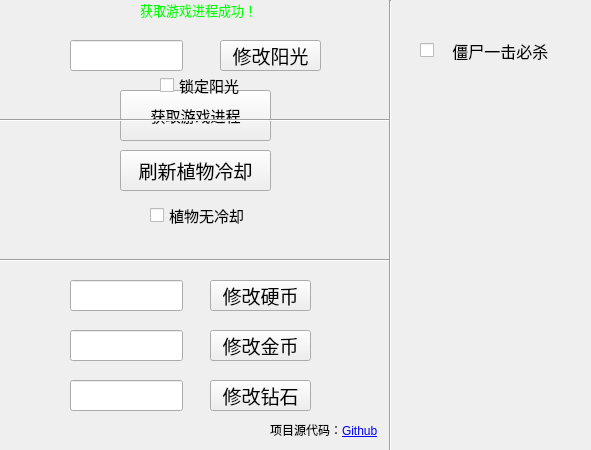
<?xml version="1.0" encoding="UTF-8"?>
<ui version="4.0">
 <class>Widget</class>
 <widget class="QWidget" name="Widget">
  <property name="geometry">
   <rect>
    <x>0</x>
    <y>0</y>
    <width>591</width>
    <height>450</height>
   </rect>
  </property>
  <property name="sizePolicy">
   <sizepolicy hsizetype="Fixed" vsizetype="Fixed">
    <horstretch>0</horstretch>
    <verstretch>0</verstretch>
   </sizepolicy>
  </property>
  <property name="minimumSize">
   <size>
    <width>399</width>
    <height>450</height>
   </size>
  </property>
  <property name="maximumSize">
   <size>
    <width>9999</width>
    <height>9999</height>
   </size>
  </property>
  <property name="windowTitle">
   <string>Widget</string>
  </property>
  <widget class="QPushButton" name="GetWindow">
   <property name="geometry">
    <rect>
     <x>120</x>
     <y>90</y>
     <width>151</width>
     <height>51</height>
    </rect>
   </property>
   <property name="font">
    <font>
     <pointsize>11</pointsize>
    </font>
   </property>
   <property name="text">
    <string>获取游戏进程</string>
   </property>
  </widget>
  <widget class="QLabel" name="YES">
   <property name="geometry">
    <rect>
     <x>140</x>
     <y>0</y>
     <width>111</width>
     <height>20</height>
    </rect>
   </property>
   <property name="font">
    <font>
     <pointsize>10</pointsize>
    </font>
   </property>
   <property name="styleSheet">
    <string notr="true">color: rgb(0, 255, 0);</string>
   </property>
   <property name="text">
    <string>获取游戏进程成功！</string>
   </property>
  </widget>
  <widget class="QLabel" name="NO">
   <property name="enabled">
    <bool>true</bool>
   </property>
   <property name="geometry">
    <rect>
     <x>140</x>
     <y>160</y>
     <width>111</width>
     <height>20</height>
    </rect>
   </property>
   <property name="font">
    <font>
     <pointsize>10</pointsize>
    </font>
   </property>
   <property name="styleSheet">
    <string notr="true">color: rgb(255, 0, 0);</string>
   </property>
   <property name="text">
    <string>无法获取游戏进程！</string>
   </property>
  </widget>
  <widget class="QLineEdit" name="lineEdit">
   <property name="geometry">
    <rect>
     <x>70</x>
     <y>40</y>
     <width>113</width>
     <height>31</height>
    </rect>
   </property>
   <property name="font">
    <font>
     <pointsize>15</pointsize>
    </font>
   </property>
   <property name="text">
    <string/>
   </property>
  </widget>
  <widget class="QPushButton" name="Verify">
   <property name="geometry">
    <rect>
     <x>220</x>
     <y>40</y>
     <width>101</width>
     <height>31</height>
    </rect>
   </property>
   <property name="font">
    <font>
     <pointsize>14</pointsize>
     <bold>false</bold>
    </font>
   </property>
   <property name="text">
    <string>修改阳光</string>
   </property>
  </widget>
  <widget class="QCheckBox" name="ToggleLock">
   <property name="geometry">
    <rect>
     <x>160</x>
     <y>70</y>
     <width>101</width>
     <height>31</height>
    </rect>
   </property>
   <property name="font">
    <font>
     <pointsize>11</pointsize>
    </font>
   </property>
   <property name="text">
    <string>锁定阳光</string>
   </property>
  </widget>
  <widget class="Line" name="line_1">
   <property name="geometry">
    <rect>
     <x>0</x>
     <y>110</y>
     <width>391</width>
     <height>20</height>
    </rect>
   </property>
   <property name="orientation">
    <enum>Qt::Horizontal</enum>
   </property>
  </widget>
  <widget class="QPushButton" name="RefreshCD">
   <property name="geometry">
    <rect>
     <x>120</x>
     <y>150</y>
     <width>151</width>
     <height>41</height>
    </rect>
   </property>
   <property name="font">
    <font>
     <pointsize>14</pointsize>
    </font>
   </property>
   <property name="text">
    <string>刷新植物冷却</string>
   </property>
  </widget>
  <widget class="QCheckBox" name="KeepNoCD">
   <property name="geometry">
    <rect>
     <x>150</x>
     <y>200</y>
     <width>101</width>
     <height>31</height>
    </rect>
   </property>
   <property name="font">
    <font>
     <pointsize>11</pointsize>
    </font>
   </property>
   <property name="text">
    <string>植物无冷却</string>
   </property>
  </widget>
  <widget class="Line" name="line_2">
   <property name="geometry">
    <rect>
     <x>0</x>
     <y>250</y>
     <width>391</width>
     <height>20</height>
    </rect>
   </property>
   <property name="orientation">
    <enum>Qt::Horizontal</enum>
   </property>
  </widget>
  <widget class="QLineEdit" name="edit_coin">
   <property name="geometry">
    <rect>
     <x>70</x>
     <y>280</y>
     <width>113</width>
     <height>31</height>
    </rect>
   </property>
  </widget>
  <widget class="QLineEdit" name="edit_golden_coin">
   <property name="geometry">
    <rect>
     <x>70</x>
     <y>330</y>
     <width>113</width>
     <height>31</height>
    </rect>
   </property>
  </widget>
  <widget class="QLineEdit" name="edit_diamond">
   <property name="geometry">
    <rect>
     <x>70</x>
     <y>380</y>
     <width>113</width>
     <height>31</height>
    </rect>
   </property>
  </widget>
  <widget class="QPushButton" name="Verify_coin">
   <property name="geometry">
    <rect>
     <x>210</x>
     <y>280</y>
     <width>101</width>
     <height>31</height>
    </rect>
   </property>
   <property name="font">
    <font>
     <pointsize>14</pointsize>
    </font>
   </property>
   <property name="text">
    <string>修改硬币</string>
   </property>
  </widget>
  <widget class="QPushButton" name="Verify_golden_coin">
   <property name="geometry">
    <rect>
     <x>210</x>
     <y>330</y>
     <width>101</width>
     <height>31</height>
    </rect>
   </property>
   <property name="font">
    <font>
     <pointsize>14</pointsize>
    </font>
   </property>
   <property name="text">
    <string>修改金币</string>
   </property>
  </widget>
  <widget class="QPushButton" name="Verify_diamond">
   <property name="geometry">
    <rect>
     <x>210</x>
     <y>380</y>
     <width>101</width>
     <height>31</height>
    </rect>
   </property>
   <property name="font">
    <font>
     <pointsize>14</pointsize>
    </font>
   </property>
   <property name="text">
    <string>修改钻石</string>
   </property>
  </widget>
  <widget class="QLabel" name="label">
   <property name="geometry">
    <rect>
     <x>270</x>
     <y>420</y>
     <width>121</width>
     <height>20</height>
    </rect>
   </property>
   <property name="text">
    <string>项目源代码：&lt;a href=&quot;https://github.com/xiefujiang/HybridPVZCheat&quot;&gt;Github&lt;/a&gt;</string>
   </property>
   <property name="openExternalLinks">
    <bool>true</bool>
   </property>
  </widget>
  <widget class="Line" name="line_3">
   <property name="geometry">
    <rect>
     <x>380</x>
     <y>0</y>
     <width>20</width>
     <height>451</height>
    </rect>
   </property>
   <property name="orientation">
    <enum>Qt::Vertical</enum>
   </property>
  </widget>
  <widget class="QCheckBox" name="Keep_OneTap">
   <property name="geometry">
    <rect>
     <x>420</x>
     <y>30</y>
     <width>151</width>
     <height>41</height>
    </rect>
   </property>
   <property name="font">
    <font>
     <pointsize>12</pointsize>
    </font>
   </property>
   <property name="text">
    <string>   僵尸一击必杀</string>
   </property>
  </widget>
 </widget>
 <resources/>
 <connections/>
</ui>
